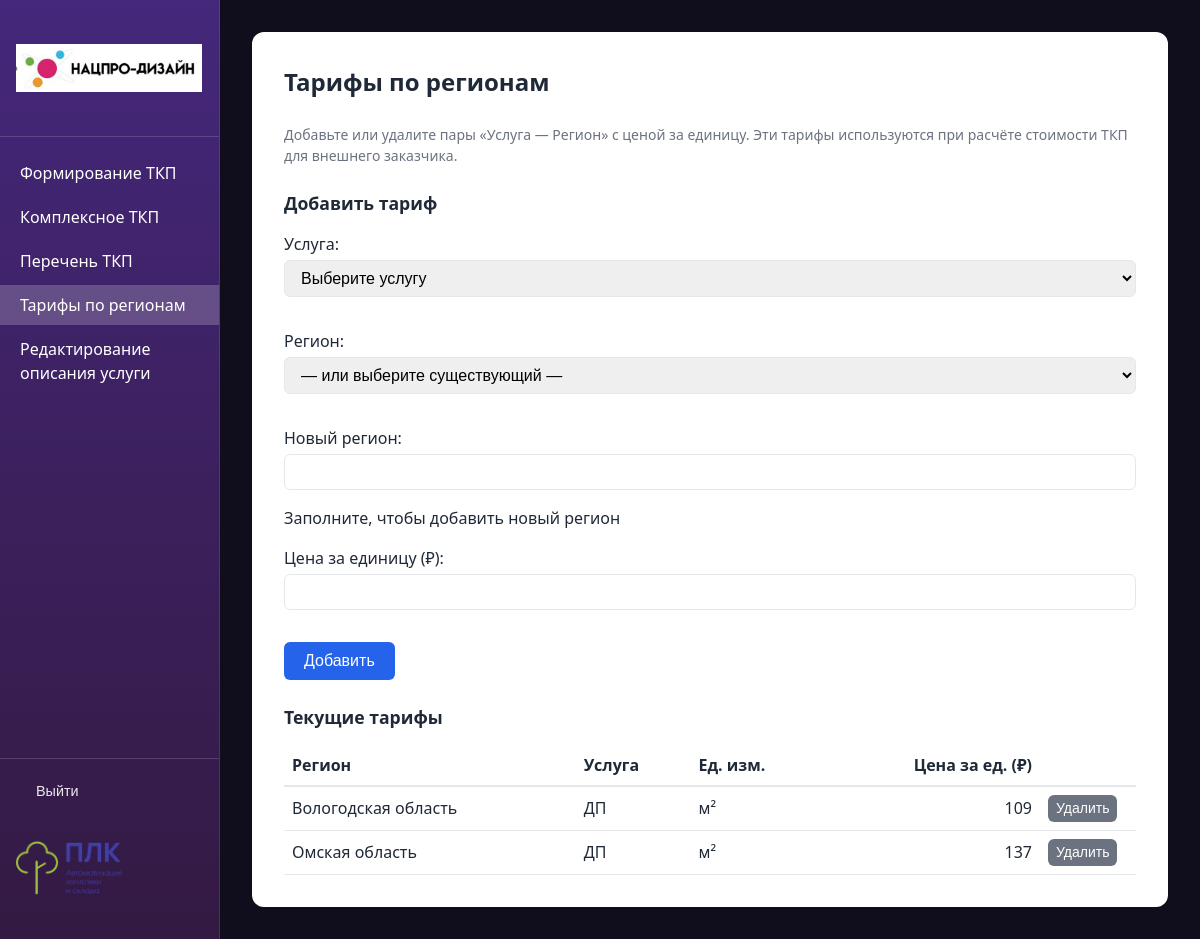
Page /tariffs/ (signed in) on the earlier database version.
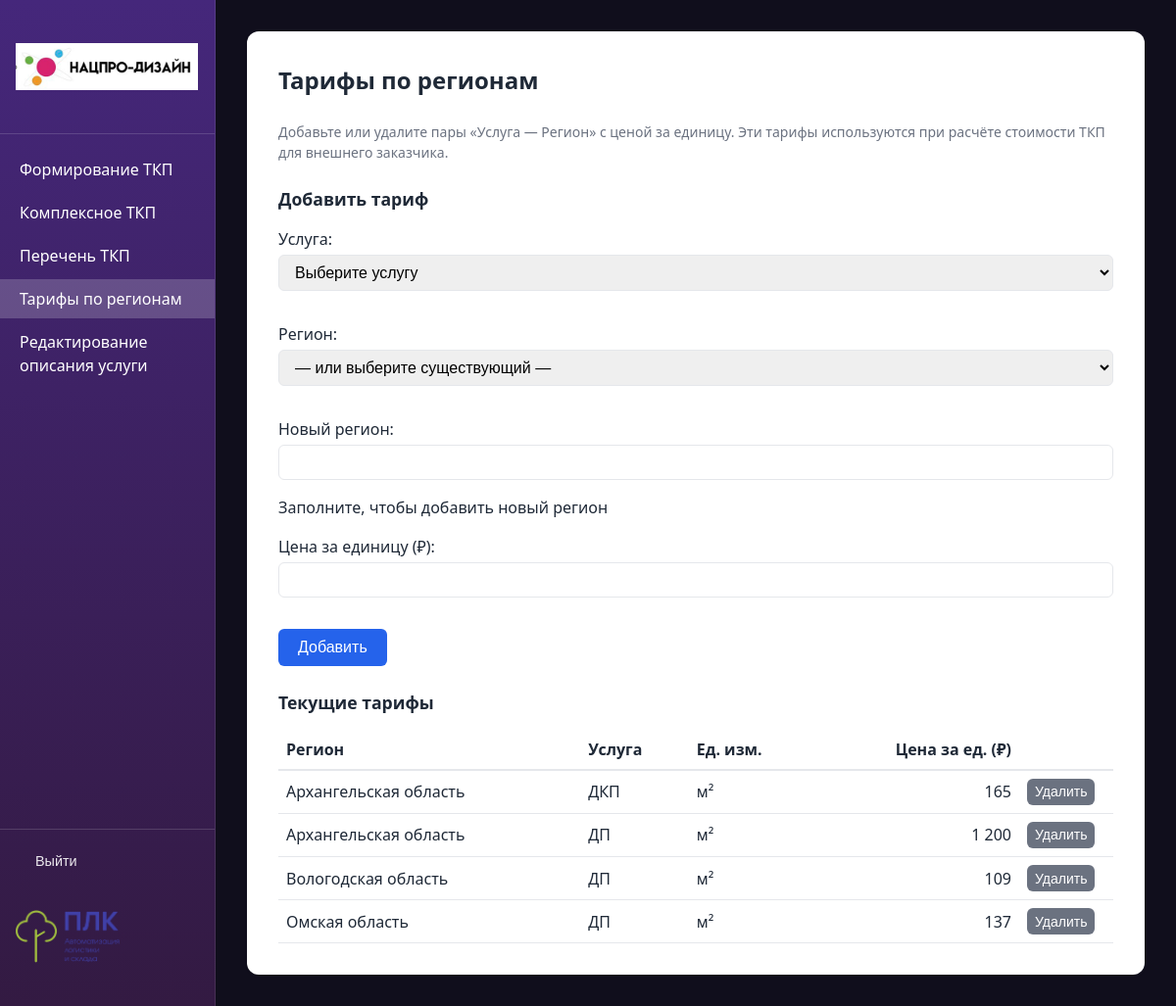
Same page on the later database version.
### proposals/models.py (models this page shows, shortened)
class RegionServicePrice(models.Model):
    region = models.ForeignKey(Region, on_delete=models.CASCADE, verbose_name='Регион')
    service = models.ForeignKey(Service, on_delete=models.CASCADE, verbose_name='Услуга')
    unit_price = models.DecimalField(
        'Цена за единицу',
        max_digits=15,
        decimal_places=2,
        default=0,
    )
    class Meta:
        verbose_name = 'Цена по региону'
        verbose_name_plural = 'Цены по регионам'
        unique_together = [['region', 'service']]

class Region(models.Model):
    name = models.CharField('Название региона', max_length=255, unique=True)
    class Meta:
        verbose_name = 'Регион'
        verbose_name_plural = 'Регионы'
        ordering = ['name']
    def __str__(self):
        return self.name

class Service(models.Model):
    UNIT_M2 = 'm2'
    UNIT_PIECE = 'piece'
    UNIT_CHOICES = [
        (UNIT_M2, 'м²'),
        (UNIT_PIECE, 'шт'),
    ]
    name = models.CharField('Наименование услуги', max_length=255)
    description = models.TextField(
        'Описание услуги (подставляется в Комментарий в Комплексном ТКП)',
        blank=True,
        default='',
    )
    template_file = models.CharField(
        'Файл шаблона',
        max_length=255,
        help_text='Имя .docx файла в папке templates_docx/'
    )
    unit_type = models.CharField(
        'Единица измерения',
        max_length=10,
        choices=UNIT_CHOICES,
        default=UNIT_M2,
    )
    order = models.PositiveSmallIntegerField('Порядок', default=0)
    class Meta:
        verbose_name = 'Услуга'
        verbose_name_plural = 'Услуги'
        ordering = ['order', 'name']
    def __str__(self):
        return self.name

### proposals/views.py (the view)
# urls.py: path('tariffs/', views.tariffs_view, name='tariffs'),
@login_required
@require_http_methods(['GET', 'POST'])
def tariffs_view(request):
    if request.method == 'POST':
        delete_id = request.POST.get('delete_id')
        if delete_id:
            try:
                RegionServicePrice.objects.filter(pk=delete_id).delete()
                messages.success(request, 'Тариф удалён.')
            except Exception:
                pass
            return redirect('proposals:tariffs')
        form = TariffForm(request.POST)
        if form.is_valid():
            data = form.cleaned_data
            service = data['service']
            new_name = (data.get('new_region_name') or '').strip()
            if new_name:
                region, _ = Region.objects.get_or_create(name=new_name, defaults={})
            else:
                region = data['region']
            RegionServicePrice.objects.update_or_create(
                region=region,
                service=service,
                defaults={'unit_price': data['unit_price']},
            )
            messages.success(request, f'Тариф сохранён: {service.name} — {region.name}.')
            return redirect('proposals:tariffs')
    else:
        form = TariffForm()
    tariffs_list = RegionServicePrice.objects.select_related('region', 'service').order_by('region__name', 'service__name')
    context = {'form': form, 'tariffs_list': tariffs_list}
    return render(request, 'proposals/tariffs.html', context)

### proposals/forms.py (shortened to what this page needs)
class TariffForm(forms.Form):
    service = forms.ModelChoiceField(
        label='Услуга',
        queryset=Service.objects.none(),
        empty_label='Выберите услугу'
    )
    region = forms.ModelChoiceField(
        label='Регион',
        queryset=Region.objects.none(),
        empty_label='— или выберите существующий —',
        required=False
    )
    new_region_name = forms.CharField(
        label='Новый регион',
        max_length=255,
        required=False,
        help_text='Заполните, чтобы добавить новый регион'
    )
    unit_price = forms.DecimalField(
        label='Цена за единицу (₽)',
        max_digits=15,
        decimal_places=2,
        min_value=0
    )
    def __init__(self, *args, **kwargs):
        super().__init__(*args, **kwargs)
        self.fields['service'].queryset = Service.objects.all()
        self.fields['region'].queryset = Region.objects.all().order_by('name')

### proposals/templates/proposals/tariffs.html (shortened to what this page needs)
{% extends "proposals/base.html" %}
{% load proposal_filters %}
{% block container_extra_class %}container--wide{% endblock %}
{% block content %}
<h1>Тарифы по регионам</h1>
<p class="help">Добавьте или удалите пары «Услуга — Регион» с ценой за единицу. Эти тарифы используются при расчёте стоимости ТКП для внешнего заказчика.</p>
<h2 style="font-size: 1.1rem; margin-top: 1.5rem;">Добавить тариф</h2>
<form method="post" action="{% url 'proposals:tariffs' %}" style="margin-bottom: 1.5rem;">
    {{ form.as_p }}
    <button type="submit" class="btn">Добавить</button>
</form>
<h2 style="font-size: 1.1rem; margin-top: 1.5rem;">Текущие тарифы</h2>
<div style="overflow-x: auto;">
    <table style="width: 100%; border-collapse: collapse;">
        <thead>
            <tr style="border-bottom: 2px solid var(--border);">
                <th style="text-align: left; padding: 0.5rem;">Регион</th>
                <th style="text-align: left; padding: 0.5rem;">Услуга</th>
                <th style="text-align: left; padding: 0.5rem;">Ед. изм.</th>
                <th style="text-align: right; padding: 0.5rem;">Цена за ед. (₽)</th>
                <th style="width: 6rem;"></th>
            </tr>
        </thead>
        <tbody>
            {% for t in tariffs_list %}
            <tr style="border-bottom: 1px solid var(--border);">
                <td style="padding: 0.5rem;">{{ t.region.name }}</td>
                <td style="padding: 0.5rem;">{{ t.service.name }}</td>
                <td style="padding: 0.5rem;">{{ t.service.get_unit_type_display }}</td>
                <td style="padding: 0.5rem; text-align: right;">{{ t.unit_price|format_price }}</td>
                <td style="padding: 0.5rem;">
                    <form method="post" action="{% url 'proposals:tariffs' %}" style="display: inline;">
                        <button type="submit" class="btn btn-secondary" style="padding: 0.35rem 0.5rem; font-size: 0.875rem;">Удалить</button>
                    </form>
                </td>
            </tr>
            {% empty %}
            <tr>
                <td colspan="5" style="padding: 1rem; color: var(--text-muted);">Нет тарифов. Добавьте первую пару выше или загрузите из CSV: <code>python manage.py load_region_prices</code></td>
            </tr>
            {% endfor %}
        </tbody>
    </table>
</div>
{% endblock %}

Differences in the rows shown:
added RegionServicePrice: region.name "Архангельская область", service.name "ДКП", service.unit_type "м²", unit_price "165"
added RegionServicePrice: region.name "Архангельская область", service.name "ДП", service.unit_type "м²", unit_price "1 200"
